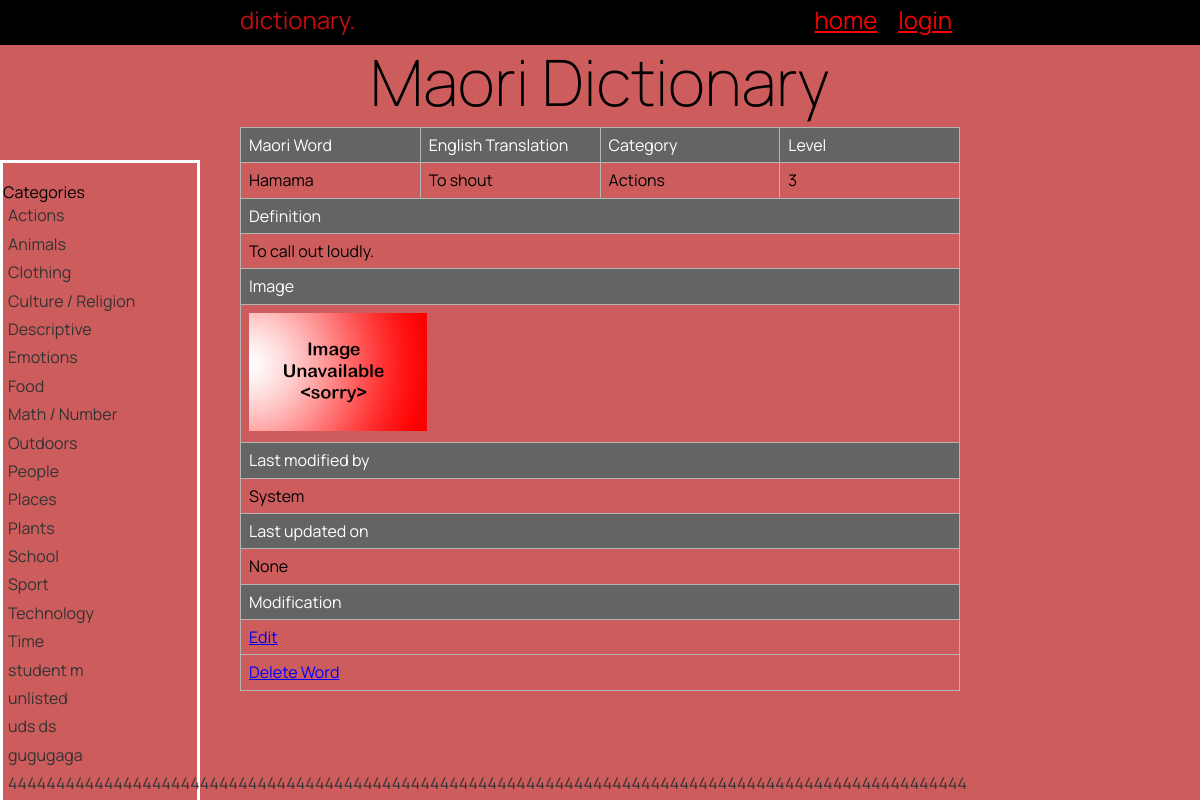
The page /word_detail/1 on the database as committed earlier.
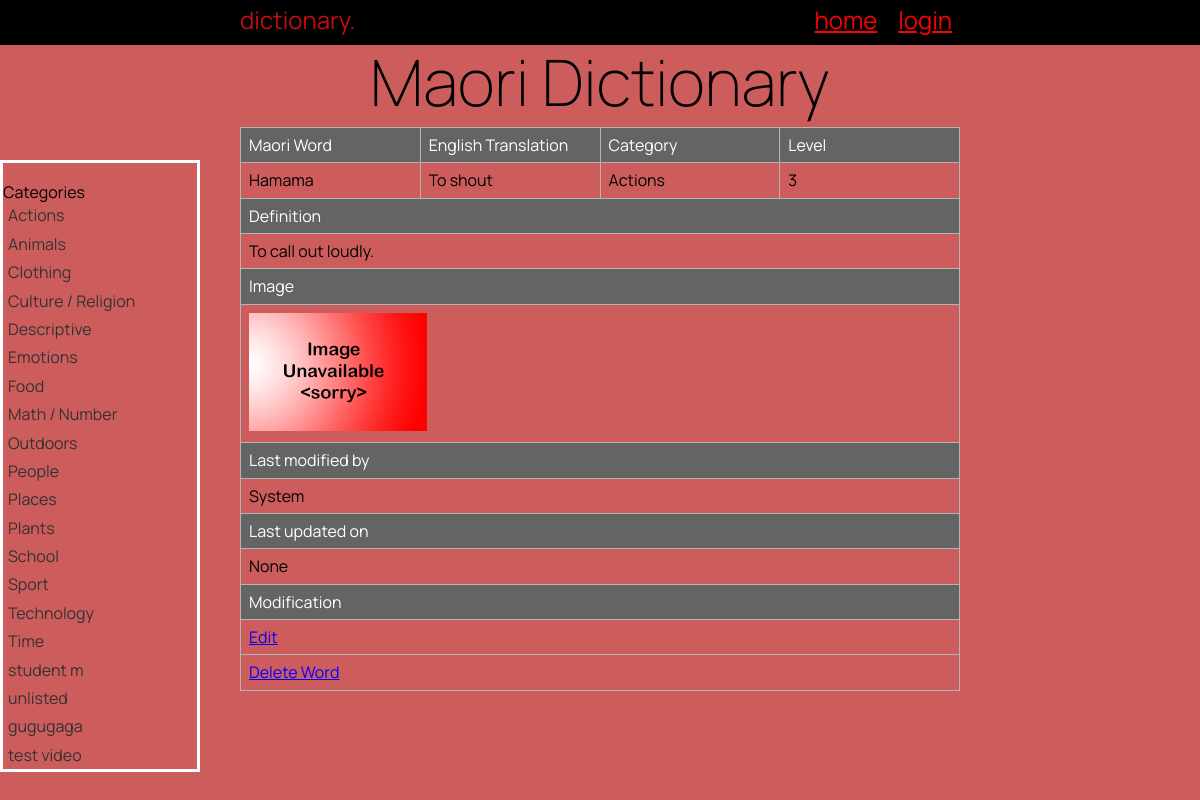
The same page on the database as committed later.
### tables this page shows
CREATE TABLE "category"
(
    cat_id        integer
        constraint category_pk
            primary key autoincrement
        constraint category_pk_2
            unique,
    category_name varchar(100)
);

CREATE TABLE "Dictionary"
(
    word_id    INTEGER
        constraint maori_words_pk
            primary key autoincrement,
    Maori      varchar(100),
    English    varchar(100),
    Definition varchar(100),
    level      INTEGER,
    image      varchar(15),
    cat_id_fk  INTEGER
        constraint cat_id_fk
            references category (""),
    user_id_fk INTEGER
        constraint user_id_fk
            references user (""),
    entry_date date
);

CREATE TABLE "user"
(
    user_id    integer
        constraint user_pk
            primary key autoincrement
        constraint user_pk_3
            unique,
    fname      varchar(200),
    lname      varchar(200),
    email      varchar(500)
        constraint user_pk_2
            unique,
    password   varchar(100),
    is_teacher integer
);

### app.py (the view)
@app.route('/word_detail/<word_id>')
def render_word_detail(word_id):
    category_list = get_list("SELECT cat_id, category_name FROM category", "")
    about_word = get_list("SELECT word_id, Maori, English, Definition, level, image, category_name, fname, "
                          " entry_date FROM Dictionary m "
                          "INNER JOIN user u on m.user_id_fk = u.user_id "
                          "INNER JOIN category c ON m.cat_id_fk = c.cat_id WHERE word_id=?", (word_id,))
    return render_template("word_detail.html", wordinfo=about_word,  logged_in=is_logged_in(),
                           categories=category_list, is_teacher=is_teacher())

### app.py (called while the page is built)
def get_list(query, params):
    with create_connection(DATABASE) as con:
        cur = con.cursor()
        if params == "":
            cur.execute(query)
        else:
            cur.execute(query, params)
        query_list = cur.fetchall()
    return query_list

def create_connection(db_file):
    try:
        connection = sqlite3.connect(db_file)
        print("Connection to database successful.")
        return connection
    except Error as e:
        print("Error connecting to database:", e)
        return None

def is_logged_in():
    if session.get('email') is None:
        return False
    else:
        return True

def is_teacher():
    return session.get('is_teacher') == 1

### templates/word_detail.html (shortened to what this page needs)
{% extends 'base.html' %}
{% block main %}
<div class="sidebar">
    <p>Categories</p>
    {% for category in categories %}
    <ul id="sidebar-links">
        <li><a href="/category/{{ category[0] }}">{{ category[1] }}</a></li>
    </ul>
    {% endfor %}
</div>
<div class="content">
    <table class="info">
        <tr class="header">
            <td style="width:25%">Maori Word</td>
            <td style="width:25%">English Translation</td>
            <td style="width:25%">Category</td>
            <td style="width:25%">Level</td>
        </tr>
        {% for id in wordinfo %}
        <tr>
            <td>{{ id[1] }}</td>
            <td>{{ id[2] }}</td>
            <td>{{ id[6] }}</td>
            <td>{{ id[4] }}</td>
        </tr>
        <tr class="header">
            <td colspan="4">Definition</td>
        </tr>
        <tr>
            <td colspan="4">{{ id[3] }}</td>
        </tr>
        <tr class="header">
            <td colspan="4">Image</td>
        </tr>
        <tr>
            <td colspan="4">
                <img src="/static/images/{{ id[5] }}.jpg">
            </td>
        </tr>
        <tr class="header">
            <td colspan="4">Last modified by</td>
        </tr>
        <tr>
            <td colspan="4">{{ id[7] }}</td>
        </tr>
        <tr class="header">
            <td colspan="4"> Last updated on</td>
        </tr>
        <tr>
            <td colspan="4">{{ id[8] }}</td>
        </tr>
        <tr class="header">
            <td colspan="4">Modification</td>
        </tr>
        <tr>
            <td colspan="4">
                <a href="/edit/{{ id[0] }}">Edit</a>
            </td>
        </tr>
        <tr>
            <td colspan="4">
                <form action="/delete_word/{{ id[0] }}" method="GET" class="inline-form">
                    <button type="submit" class="link-button">Delete Word</button>
                </form>
            </td>
        </tr>
        {% endfor %}
    </table>
</div>
{% endblock %}

Rows that differ between the two databases and show on the page:
removed category: category_name "uds ds"
removed category: category_name "4444444444444444444444444444444444444444444444444444444444444444444444444444444444444444444444444444"
added category: category_name "test video"
